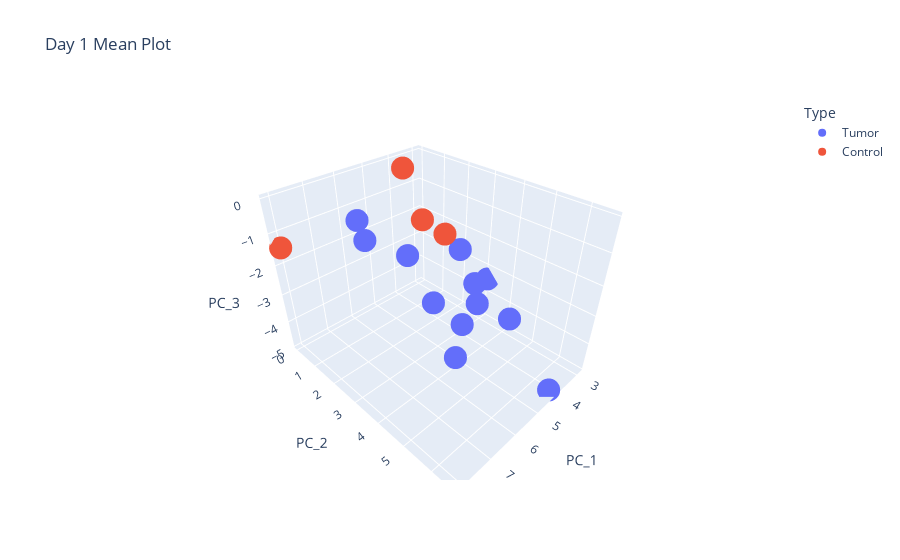

The notebook cell saved with this chart:
### Code cell
import plotly.express as px

fig = px.scatter_3d(day1_df, x='PC_1', y='PC_2', z='PC_3', title='Day 1 Mean Plot',color='Type')
fig.write_html("downloads/day1_mean.html")
fig

### Figure 1 — Plotly figure (JSON) as saved in the notebook; plotly's stock layout.template omitted (floating-point values rounded to 4 significant figures)
{"data": [{"hovertemplate": "Type=Tumor<br>PC_1=%{x}<br>PC_2=%{y}<br>PC_3=%{z}<extra></extra>", "legendgroup": "Tumor", "marker": {"color": "#636efa", "symbol": "circle"}, "mode": "markers", "name": "Tumor", "scene": "scene", "showlegend": true, "type": "scatter3d", "x": [5.369, 2.879, 4.269, 4.011, 5.686, 4.227, 4.217, 5.476, 6.174, 4.468, 5.694, 5.942], "y": [4.27, 3.126, 3.872, 2.905, 3.474, 5.017, 6.574, 4.162, 0.9727, 3.895, 2.488, 0.9225], "z": [-3.2, -3.421, -3.284, -1.956, -2.712, -3.231, -4.901, -4.436, -0.9356, -2.46, -1.625, -1.677]}, {"hovertemplate": "Type=Control<br>PC_1=%{x}<br>PC_2=%{y}<br>PC_3=%{z}<extra></extra>", "legendgroup": "Control", "marker": {"color": "#EF553B", "symbol": "circle"}, "mode": "markers", "name": "Control", "scene": "scene", "showlegend": true, "type": "scatter3d", "x": [4.167, 4.499, 5.069, 8.088], "y": [0.669, 2.743, 2.437, 0.04517], "z": [-0.04649, -1.323, -0.7863, -1.405]}], "layout": {"legend": {"title": {"text": "Type"}, "tracegroupgap": 0}, "scene": {"domain": {"x": [0, 1], "y": [0, 1]}, "xaxis": {"title": {"text": "PC_1"}}, "yaxis": {"title": {"text": "PC_2"}}, "zaxis": {"title": {"text": "PC_3"}}}, "title": {"text": "Day 1 Mean Plot"}}}
